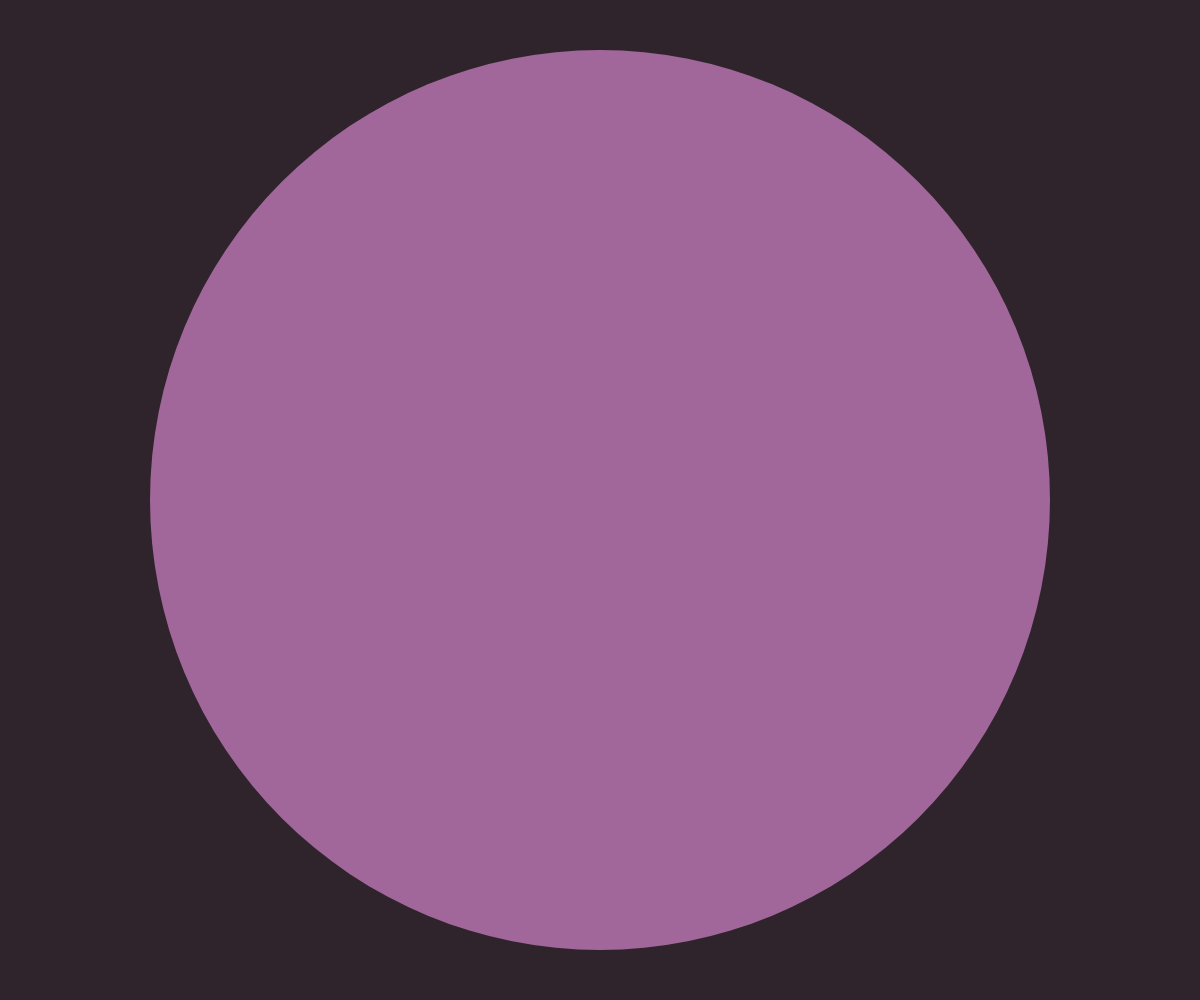
Frame 1 (no input)
Frame 60 (no input): identical to frame 1, image omitted
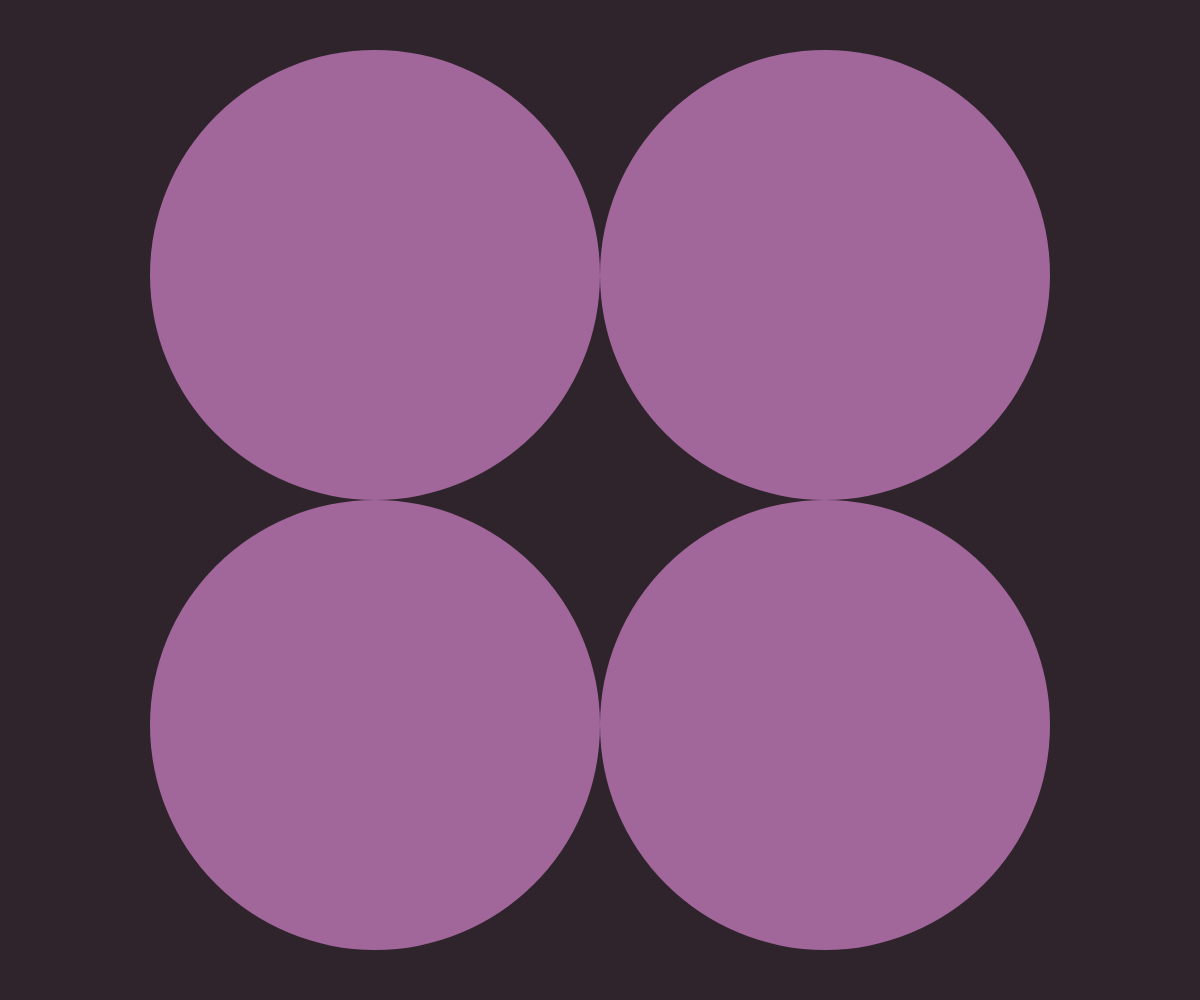
Frame 120 (the mouse pressed at the canvas centre since frame 60)

The p5.js sketch that drew these frames (run headless with seeded random() and noise() and a simulated clock; from frame 60 on, the mouse is pressed at the canvas centre):

// p5.js sketch
// ── sketch.js

circles = [];

function setup() {
  createCanvas(windowWidth, windowHeight);
  var d = 0.9*min(width, height);
  circles.push(new Circle(width/2, height/2, d));
}


function draw() {
  background('#2F242C');
  update();
  for (var i = 0; i < circles.length; i++) {
    circles[i].show();
  }
}


function update() {
  var newGeneration = [];
  var circle;
  for (var i = 0; i < circles.length; i++) {
    circle = circles[i];
    if (circle.mouseOver() && circle.d > 1) {
      var newCircles = circle.split();
      newGeneration.push.apply(newGeneration, newCircles);
    } else {
      newGeneration.push(circle);
    }
  }
  circles = newGeneration;
}


function Circle(x, y, d) {
  this.x = x;
  this.y = y;
  this.d = d;
  this.color = color(
    red(color('#C179B9')),
    green(color('#C179B9')),
    blue(color('#C179B9')),
    200);

  this.show = function() {
    noStroke();
    fill(this.color);
    ellipse(this.x, this.y, this.d);
  }


  this.split = function() {
    var newCircles = [];
    newCircles.push(new Circle(
      this.x - this.d/4, this.y - d/4, this.d/2));
    newCircles.push(new Circle(
      this.x - this.d/4, this.y + d/4, this.d/2));
    newCircles.push(new Circle(
      this.x + this.d/4, this.y - d/4, this.d/2));
    newCircles.push(new Circle(
      this.x + this.d/4, this.y + d/4, this.d/2));
    return newCircles;
  }


  this.mouseOver = function() {
    return dist(mouseX, mouseY, this.x, this.y) < this.d/2;
  }
}
